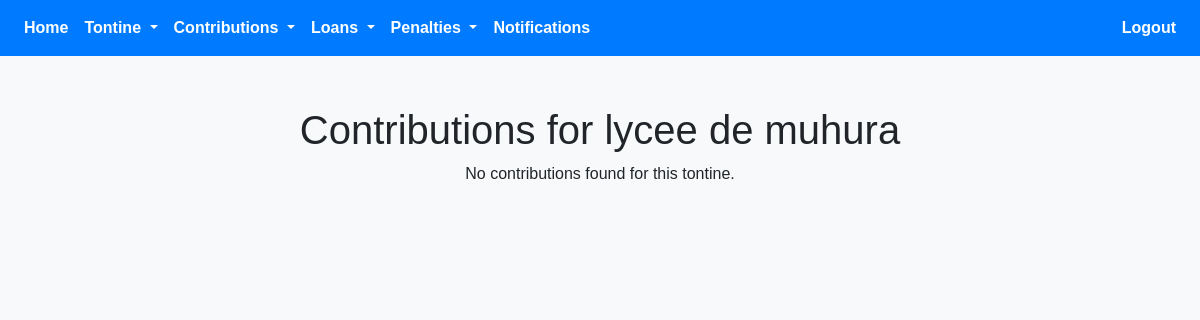
Before: /contribution_success.php?id=50 (signed in) with the older database file.
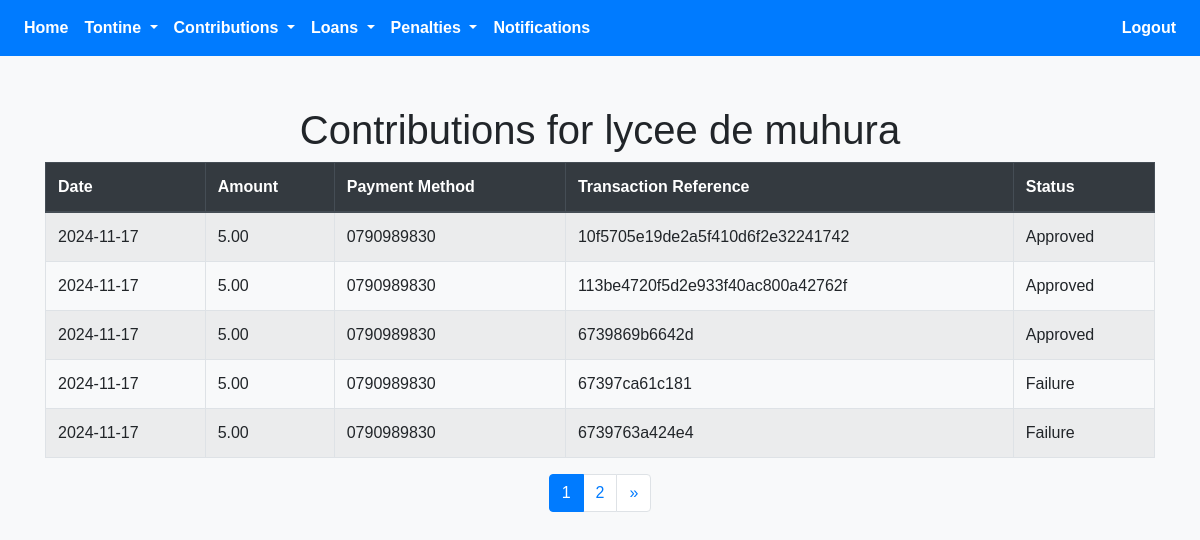
After: the same page with the newer database file.
### tables this page shows
CREATE TABLE `tontine` (
  `id` int(11) NOT NULL,
  `tontine_name` varchar(255) NOT NULL,
  `logo` varchar(255) DEFAULT NULL,
  `join_date` date NOT NULL,
  `province` varchar(100) NOT NULL,
  `district` varchar(100) NOT NULL,
  `sector` varchar(100) NOT NULL,
  `total_contributions` decimal(10,2) NOT NULL,
  `occurrence` enum('Daily','Weekly','Monthly') NOT NULL,
  `time` time DEFAULT NULL,
  `day` enum('Monday','Tuesday','Wednesday','Thursday','Friday','Saturday','Sunday') DEFAULT NULL,
  `date` date DEFAULT NULL,
  `created_at` timestamp NOT NULL DEFAULT current_timestamp(),
  `user_id` int(11) DEFAULT NULL,
  `role` varchar(30) NOT NULL,
  `purpose` varchar(255) NOT NULL,
  `rules` varchar(255) NOT NULL,
  `status` enum('Not Justified','Justification Request sent','Justified','Rejected') DEFAULT 'Not Justified',
  `reason` varchar(255) NOT NULL,
  `interest` decimal(10,2) NOT NULL DEFAULT 0.00,
  `payment_frequency` enum('Monthly','Weekly') NOT NULL,
  `frequent_payment_date` date DEFAULT NULL,
  `frequent_payment_day` enum('Monday','Tuesday','Wednesday','Thursday','Friday','Saturday','Sunday') DEFAULT NULL
);

CREATE TABLE `contributions` (
  `id` int(11) NOT NULL,
  `user_id` int(11) DEFAULT NULL,
  `tontine_id` int(11) DEFAULT NULL,
  `amount` decimal(10,2) DEFAULT NULL,
  `payment_method` varchar(100) DEFAULT NULL,
  `contribution_date` datetime DEFAULT current_timestamp(),
  `payment_status` enum('Pending','Failure','Approved') DEFAULT 'Pending',
  `transaction_ref` varchar(255) NOT NULL
);

### contribution_success.php (the view, shortened to what this page needs)
<?php
require 'config.php';
$user_id = $_SESSION['user_id'];
$tontine_id = isset($_GET['id']) ? (int)$_GET['id'] : null;
$perPage = 5;
$page = isset($_GET['page']) ? (int)$_GET['page'] : 1;
$page = max($page, 1);
$start = ($page - 1) * $perPage;
try {
    $countStmt = $pdo->prepare("
        SELECT COUNT(*) AS total
        FROM contributions
        WHERE user_id = :user_id AND tontine_id = :tontine_id
    ");
    $countStmt->execute([
        'user_id' => $user_id,
        'tontine_id' => $tontine_id,
    ]);
    $totalCount = $countStmt->fetch(PDO::FETCH_ASSOC)['total'];
    $stmt = $pdo->prepare("
        SELECT id, amount, payment_method, transaction_ref, contribution_date, payment_status
        FROM contributions
        WHERE user_id = :user_id AND tontine_id = :tontine_id
        ORDER BY contribution_date DESC
        LIMIT :start, :perPage
    ");
    $stmt->bindValue(':user_id', $user_id, PDO::PARAM_INT);
    $stmt->bindValue(':tontine_id', $tontine_id, PDO::PARAM_INT);
    $stmt->bindValue(':start', $start, PDO::PARAM_INT);
    $stmt->bindValue(':perPage', $perPage, PDO::PARAM_INT);
    $stmt->execute();
    $contributions = $stmt->fetchAll(PDO::FETCH_ASSOC);
    $tontineStmt = $pdo->prepare("SELECT tontine_name FROM tontine WHERE id = :id");
    $tontineStmt->bindParam(':id', $tontine_id, PDO::PARAM_INT);
    $tontineStmt->execute();
    $tontine = $tontineStmt->fetch(PDO::FETCH_ASSOC);
} catch (PDOException $e) {
    die("Error: " . htmlspecialchars($e->getMessage()));
}
?>
<!DOCTYPE html>
<html lang="en">
<head>
    <link rel="stylesheet" href="https://stackpath.bootstrapcdn.com/bootstrap/4.5.2/css/bootstrap.min.css">
    <link rel="stylesheet" href="https://cdnjs.cloudflare.com/ajax/libs/font-awesome/5.15.4/css/all.min.css">
</head>
<body>
    <nav class="navbar navbar-expand-lg navbar-dark bg-primary">
        <div class="collapse navbar-collapse" id="navbarNav">
            <ul class="navbar-nav mr-auto">
                <li class="nav-item">
                    <a class="nav-link font-weight-bold text-white" href="user_profile.php">Home</a>
                </li>
                <li class="nav-item dropdown">
                    <a class="nav-link dropdown-toggle font-weight-bold text-white" href="#" id="paymentsDropdown" role="button" data-toggle="dropdown" aria-haspopup="true" aria-expanded="false">
                        Tontine
                    </a>
                </li>
                <li class="nav-item dropdown">
                    <a class="nav-link dropdown-toggle font-weight-bold text-white" href="#" id="contributionsDropdown" role="button" data-toggle="dropdown" aria-haspopup="true" aria-expanded="false">
                        Contributions
                    </a>
                </li>
                <li class="nav-item dropdown">
                    <a class="nav-link dropdown-toggle font-weight-bold text-white" href="#" id="loansDropdown" role="button" data-toggle="dropdown" aria-haspopup="true" aria-expanded="false">
                        Loans
                    </a>
                </li>
                <li class="nav-item dropdown">
                    <a class="nav-link dropdown-toggle font-weight-bold text-white" href="#" id="penaltiesDropdown" role="button" data-toggle="dropdown" aria-haspopup="true" aria-expanded="false">
                        Penalties
                    </a>
                </li>
                <li class="nav-item">
                    <a class="nav-link font-weight-bold text-white" href="#">Notifications</a>
                </li>
            </ul>
            <ul class="navbar-nav ml-auto">
                <li class="nav-item">
                    <a class="nav-link font-weight-bold text-white" href="javascript:void(0);" onclick="confirmLogout();">
                        Logout
                    </a>
                </li>
            </ul>
        </div>
    </nav>
    <div class="container">
        <h1 class="text-center">Contributions for <?php echo htmlspecialchars($tontine['tontine_name']); ?></h1>
        <?php if (!empty($contributions)): ?>
            <table class="table table-bordered table-striped">
                <thead class="thead-dark">
                    <tr>
                        <th>Date</th>
                        <th>Amount</th>
                        <th>Payment Method</th>
                        <th>Transaction Reference</th>
                        <th>Status</th>
                    </tr>
                </thead>
                <tbody>
                    <?php foreach ($contributions as $contribution): ?>
                        <tr>
                            <td><?php echo date('Y-m-d', strtotime($contribution['contribution_date'])); ?></td>
                            <td><?php echo number_format($contribution['amount'], 2); ?></td>
                            <td><?php echo htmlspecialchars($contribution['payment_method']); ?></td>
                            <td><?php echo htmlspecialchars($contribution['transaction_ref']); ?></td>
                            <td><?php echo htmlspecialchars($contribution['payment_status']); ?></td>
                        </tr>
                    <?php endforeach; ?>
                </tbody>
            </table>
            <?php
                $totalPages = ceil($totalCount / $perPage);
            ?>
            <nav>
                <ul class="pagination justify-content-center">
                    <?php for ($i = 1; $i <= $totalPages; $i++): ?>
                        <li class="page-item <?php echo ($i == $page) ? 'active' : ''; ?>">
                            <a class="page-link" href="?id=<?php echo $tontine_id; ?>&page=<?php echo $i; ?>">
                                <?php echo $i; ?>
                            </a>
                        </li>
                    <?php endfor; ?>
                    <?php if ($page < $totalPages): ?>
                        <li class="page-item">
                            <a class="page-link" href="?id=<?php echo $tontine_id; ?>&page=<?php echo $page + 1; ?>" aria-label="Next">
                                <span aria-hidden="true">&raquo;</span>
                            </a>
                        </li>
                    <?php endif; ?>
                </ul>
            </nav>
        <?php else: ?>
            <p class="text-center">No contributions found for this tontine.</p>
        <?php endif; ?>
    </div>
</body>
</html>

### contribution_success.php (style rules this page uses)
body { background-color: #f8f9fa; font-family: Arial, sans-serif; }
.container { margin-top: 50px; }

Changed rows visible on the page:
added contributions: contribution_date "2024-11-17", amount "5.00", payment_method "0790989830", transaction_ref "10f5705e19de2a5f410d6f2e32241742", payment_status "Approved"
added contributions: contribution_date "2024-11-17", amount "5.00", payment_method "0790989830", transaction_ref "113be4720f5d2e933f40ac800a42762f", payment_status "Approved"
added contributions: contribution_date "2024-11-17", amount "5.00", payment_method "0790989830", transaction_ref "6739869b6642d", payment_status "Approved"
added contributions: contribution_date "2024-11-17", amount "5.00", payment_method "0790989830", transaction_ref "67397ca61c181", payment_status "Failure"
added contributions: contribution_date "2024-11-17", amount "5.00", payment_method "0790989830", transaction_ref "6739763a424e4", payment_status "Failure"
Other visible differences:
text no longer shown: "No contributions found for this tontine."
text now shown: "Date Amount Payment Method Transaction Reference Status »"
new list line: "1"
new list line: "2"
